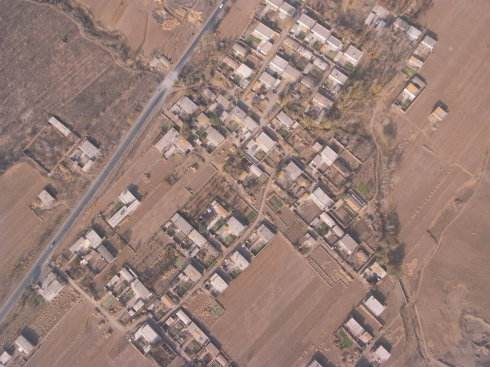
//> input picture images/5.jpeg, 490 x 367 px
$ ./main   (built with g++ and OpenCV 4)
//> lines starting //> are read from the running program, lines starting //| are printed output that depends on the picture
#include "SIFT.h"
// opencv
#include "opencv2/core/core.hpp"
#include "opencv2/highgui/highgui.hpp"

int main() {
    cv::Mat img = cv::imread("./images/5.jpeg", 0);
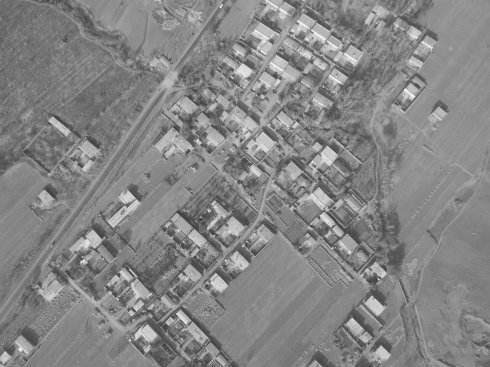
//> img: 367 rows x 490 cols, CV_8UC1; min 44, max 255, mean 133.2
    cv::Mat img_ = cv::imread("./images/5_.jpeg", 0);
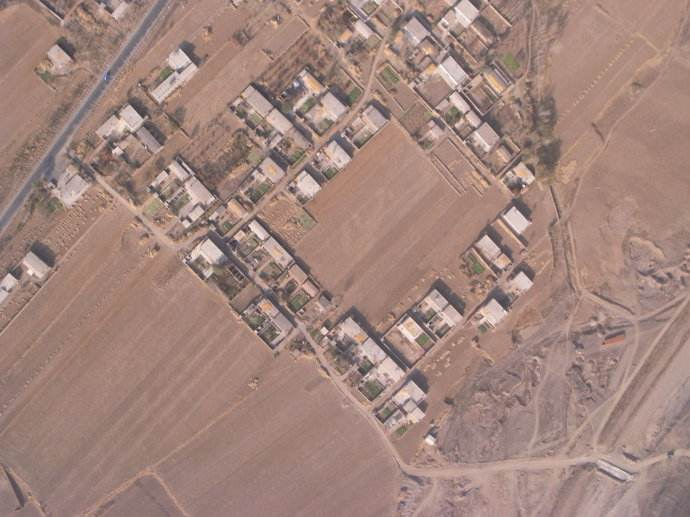
//> input picture images/5_.jpeg, 690 x 517 px
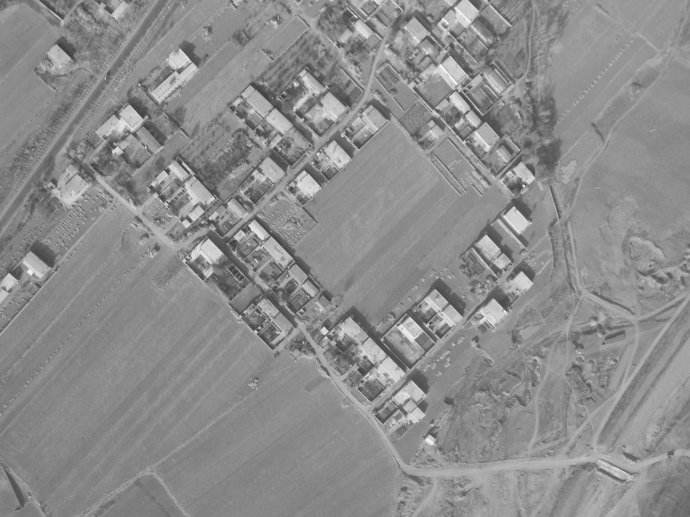
//> img_: 517 rows x 690 cols, CV_8UC1; min 51, max 255, mean 140.7

    if (img.data == nullptr || img_.data == nullptr) {
        std::cout << "影像读取失败！" << std::endl;
    } else {
        std::cout << img.rows << "," << img.cols << std::endl;
//| 367,490
        std::cout << img_.rows << "," << img_.cols << std::endl;
//| 517,690
    }

    cv::imshow("1", img);
    cv::imshow("1_", img_);
//    cv::waitKey(0);

//> (the run ends here: the program needs code that is not available in this run, at `SIFT::Keypoints keypoints, keypoints_;`)
